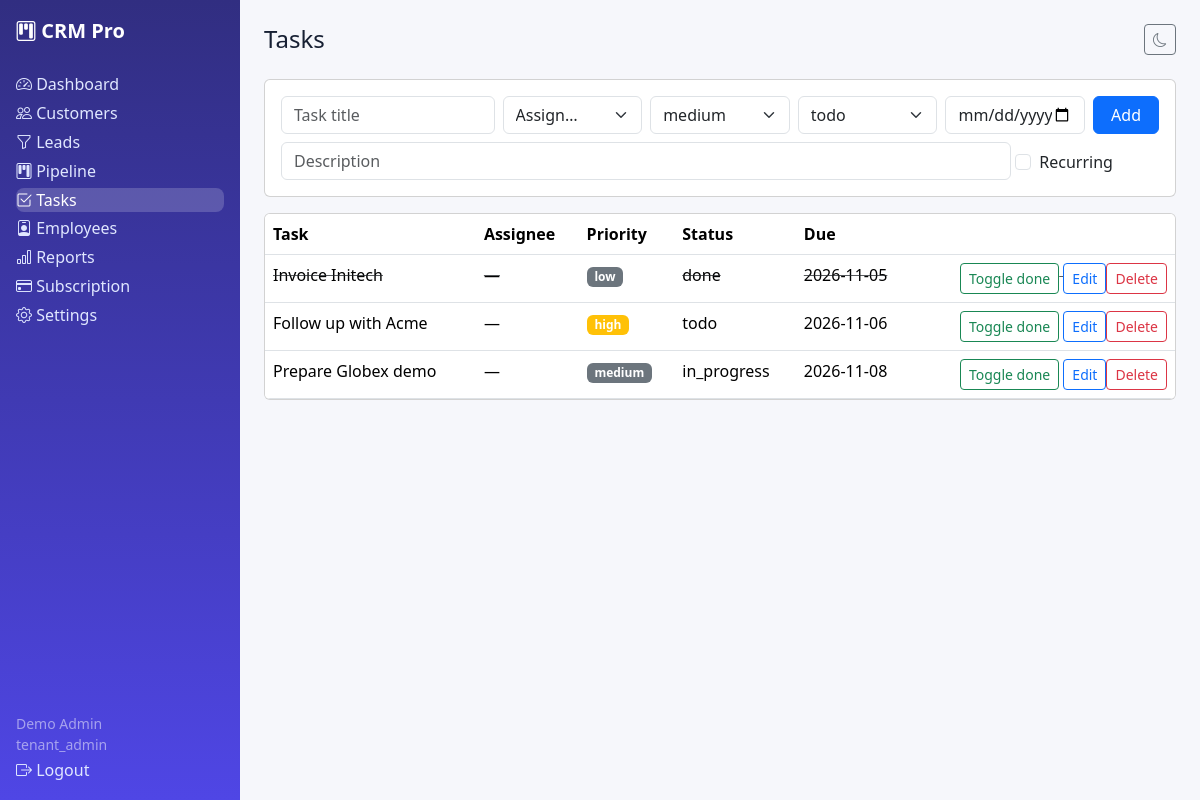
Page /tasks.php (signed in) on the committed database.
### tables this page shows
CREATE TABLE users (id INT UNSIGNED AUTO_INCREMENT PRIMARY KEY, tenant_id INT UNSIGNED NULL, name VARCHAR(120) NOT NULL, email VARCHAR(190) NOT NULL UNIQUE, password_hash VARCHAR(255) NOT NULL, role ENUM('super_admin','tenant_admin','manager','employee') NOT NULL DEFAULT 'employee', status ENUM('active','suspended') NOT NULL DEFAULT 'active', two_factor_secret VARCHAR(120) NULL, remember_token VARCHAR(64) NULL, email_verified_at DATETIME NULL, last_login_at DATETIME NULL, created_at DATETIME NOT NULL DEFAULT CURRENT_TIMESTAMP, INDEX idx_users_tenant(tenant_id), CONSTRAINT fk_users_tenant FOREIGN KEY(tenant_id) REFERENCES tenants(id) ON DELETE CASCADE);

CREATE TABLE tasks (id INT UNSIGNED AUTO_INCREMENT PRIMARY KEY, tenant_id INT UNSIGNED NOT NULL, title VARCHAR(180) NOT NULL, description TEXT NULL, assigned_to INT UNSIGNED NULL, created_by INT UNSIGNED NULL, priority ENUM('low','medium','high','urgent') NOT NULL DEFAULT 'medium', status ENUM('todo','in_progress','done') NOT NULL DEFAULT 'todo', due_date DATE NULL, is_recurring TINYINT(1) NOT NULL DEFAULT 0, created_at DATETIME NOT NULL DEFAULT CURRENT_TIMESTAMP, INDEX idx_task_tenant(tenant_id), CONSTRAINT fk_task_tenant FOREIGN KEY(tenant_id) REFERENCES tenants(id) ON DELETE CASCADE, CONSTRAINT fk_task_user FOREIGN KEY(assigned_to) REFERENCES users(id) ON DELETE SET NULL);

### includes/functions.php (called while the page is built, shortened)
<?php
function e(?string $v): string { return htmlspecialchars($v ?? '', ENT_QUOTES, 'UTF-8'); }
function current_user(): ?array { return $_SESSION['user'] ?? null; }

### tasks.php (the view, shortened to what this page needs)
<?php require_once __DIR__ . '/includes/auth.php'; $user=require_role(['tenant_admin','manager','employee']); $pdo=db(); check_tenant_active($pdo); $tid=require_tenant(); $base='';
$active='tasks'; $pageTitle='Tasks';
$s=$pdo->prepare('SELECT t.*,u.name assignee FROM tasks t LEFT JOIN users u ON u.id=t.assigned_to WHERE t.tenant_id=? ORDER BY t.due_date IS NULL,t.due_date'); $s->execute([$tid]); $rows=$s->fetchAll();
$s=$pdo->prepare('SELECT id,name FROM users WHERE tenant_id=? ORDER BY name'); $s->execute([$tid]); $users=$s->fetchAll(); $edit=null; if(!empty($_GET['edit'])){$s=$pdo->prepare('SELECT * FROM tasks WHERE id=? AND tenant_id=?');$s->execute([(int)$_GET['edit'],$tid]);$edit=$s->fetch();}
include __DIR__ . '/includes/header.php'; ?>
<div class="card p-3 mb-3"><form class="row g-2" method="post"><?= csrf_field() ?><input type="hidden" name="id" value="<?= e($edit['id']??'') ?>">
<div class="col-md-3"><input class="form-control" name="title" placeholder="Task title" required value="<?= e($edit['title']??'') ?>"></div>
<div class="col-md-2"><select class="form-select" name="assigned_to"><option value="">Assign…</option></select></div>
<div class="col-md-2"><select class="form-select" name="priority"><?php foreach(['low','medium','high','urgent'] as $c): ?><option <?= ($edit['priority']??'medium')===$c?'selected':'' ?>><?= $c ?></option><?php endforeach; ?></select></div>
<div class="col-md-2"><select class="form-select" name="status"><?php foreach(['todo','in_progress','done'] as $c): ?><option <?= ($edit['status']??'todo')===$c?'selected':'' ?>><?= $c ?></option><?php endforeach; ?></select></div>
<div class="col-md-2"><input class="form-control" type="date" name="due_date" value="<?= e($edit['due_date']??'') ?>"></div>
<div class="col-md-1"><button class="btn btn-primary w-100"><?= $edit?'Update':'Add' ?></button></div>
<div class="col-md-10"><input class="form-control" name="description" placeholder="Description" value="<?= e($edit['description']??'') ?>"></div><div class="col-md-2 form-check pt-2"><input class="form-check-input" type="checkbox" name="is_recurring" id="rec" <?= !empty($edit['is_recurring'])?'checked':'' ?>><label for="rec">Recurring</label></div></form></div>
<div class="card p-0 overflow-auto"><table class="table table-hover mb-0"><thead><tr><th>Task</th><th>Assignee</th><th>Priority</th><th>Status</th><th>Due</th><th></th></tr></thead><tbody>
<?php foreach($rows as $r): ?><tr class="<?= $r['status']==='done'?'text-decoration-line-through text-muted':'' ?>"><td><?= e($r['title']) ?></td><td><?= e($r['assignee']??'—') ?></td><td><span class="badge bg-<?= $r['priority']==='urgent'?'danger':($r['priority']==='high'?'warning':'secondary') ?>"><?= e($r['priority']) ?></span></td><td><?= e($r['status']) ?></td><td><?= e($r['due_date']??'') ?></td>
<td class="text-end"><form method="post" class="d-inline"><button class="btn btn-sm btn-outline-success">Toggle done</button></form>
<a class="btn btn-sm btn-outline-primary" href="?edit=<?= $r['id'] ?>">Edit</a><form method="post" class="d-inline"><button class="btn btn-sm btn-outline-danger" data-confirm="Delete task?">Delete</button></form></td></tr><?php endforeach; ?></tbody></table></div>
<?php include __DIR__ . '/includes/footer.php'; ?>

### includes/sidebar.php
<?php $b = $base ?? ''; ?>
<nav class="sidebar d-flex flex-column p-3">
  <a class="brand text-white text-decoration-none fs-5 fw-bold mb-4" href="<?= $b ?>dashboard.php"><i class="bi bi-kanban"></i> CRM Pro</a>
  <a class="nav-link <?= ($active??'')==='dashboard'?'active':'' ?>" href="<?= $b ?>dashboard.php"><i class="bi bi-speedometer2"></i> Dashboard</a>
  <a class="nav-link <?= ($active??'')==='customers'?'active':'' ?>" href="<?= $b ?>customers.php"><i class="bi bi-people"></i> Customers</a>
  <a class="nav-link <?= ($active??'')==='leads'?'active':'' ?>" href="<?= $b ?>leads.php"><i class="bi bi-funnel"></i> Leads</a>
  <a class="nav-link <?= ($active??'')==='deals'?'active':'' ?>" href="<?= $b ?>deals.php"><i class="bi bi-kanban"></i> Pipeline</a>
  <a class="nav-link <?= ($active??'')==='tasks'?'active':'' ?>" href="<?= $b ?>tasks.php"><i class="bi bi-check2-square"></i> Tasks</a>
  <a class="nav-link <?= ($active??'')==='employees'?'active':'' ?>" href="<?= $b ?>employees.php"><i class="bi bi-person-badge"></i> Employees</a>
  <a class="nav-link <?= ($active??'')==='reports'?'active':'' ?>" href="<?= $b ?>reports.php"><i class="bi bi-bar-chart"></i> Reports</a>
  <a class="nav-link <?= ($active??'')==='subscription'?'active':'' ?>" href="<?= $b ?>subscription.php"><i class="bi bi-credit-card"></i> Subscription</a>
  <a class="nav-link <?= ($active??'')==='settings'?'active':'' ?>" href="<?= $b ?>settings.php"><i class="bi bi-gear"></i> Settings</a>
  <div class="mt-auto small text-white-50"><?= e(current_user()['name'] ?? '') ?><br><?= e(current_user()['role'] ?? '') ?></div>
  <a class="nav-link" href="<?= $b ?>auth/logout.php"><i class="bi bi-box-arrow-right"></i> Logout</a>
</nav>

### assets/css/style.css (style rules this page uses)
:root { --brand:#4f46e5;--bg:#f6f7fb;--card:#fff;--text:#172033 }
body { background:var(--bg);color:var(--text);font-family:system-ui,-apple-system,"Segoe UI",Roboto,sans-serif }
.sidebar { width:240px;background:linear-gradient(180deg,#312e81,#4f46e5);position:sticky;top:0;height:100vh }
.sidebar .nav-link { color:#e0e7ff;border-radius:.5rem;margin:.15rem 0 }
.sidebar .nav-link:hover,.sidebar .nav-link.active { background:rgba(255,255,255,.18);color:#fff }

### rows in the picture
users: name "Demo Admin"
tasks: title "Invoice Initech", assignee "—", priority "low", status "done", due_date "2026-11-05"
tasks: title "Follow up with Acme", assignee "—", priority "high", status "todo", due_date "2026-11-06"
tasks: title "Prepare Globex demo", assignee "—", priority "medium", status "in_progress", due_date "2026-11-08"

### other values in the picture
current_user()['role'] "tenant_admin"
$pageTitle "Tasks"
form field priority "medium"
form field status "todo"
